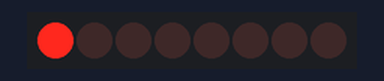
A sketch run on a simulated Arduino Uno, built with avr-gcc and run on an emulated ATmega328P. On the bench: 8 shift-register outputs drawn as a row of LEDs (first output left, lit = HIGH). Wiring (inferred from the names in the program): shift register (74HC595): data pin 12; shift clock pin 15; latch pin 13. Wiring (inferred from the signals the program sends): row of LEDs: on Q0, Q1, Q2, Q3, Q4, Q5, Q6, Q7.

Above: at 0.3 s.
At 5.1 s:
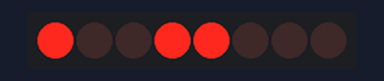
At 10.1 s:
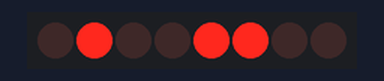
At 19.91 s:
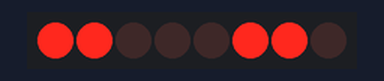
At 29.71 s:
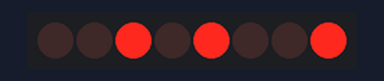
At 39.72 s:
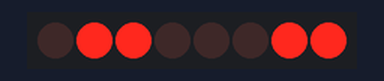
Timing chart, 0 to 40.0 s (numbered marks = the images above):
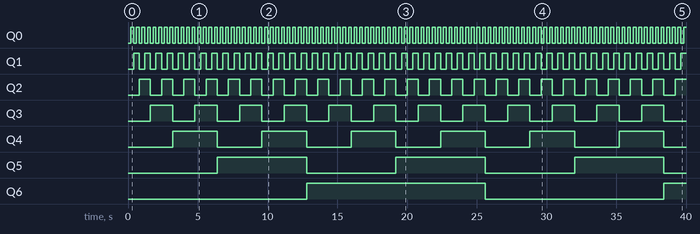

Measured:
- by itself, Q0: alternates HIGH for 0.20 s and LOW for 0.20 s
- by itself, Q1: alternates HIGH for 0.40 s and LOW for 0.40 s
- by itself, Q2: alternates HIGH for 0.80 s and LOW for 0.80 s
- by itself, Q3: alternates HIGH for 1.6 s and LOW for 1.6 s
- by itself, Q4: alternates HIGH for 3.2 s and LOW for 3.2 s
- by itself, Q5: alternates HIGH for 6.4 s and LOW for 6.4 s
- by itself, Q6: LOW → HIGH at 12.8 s, → LOW 12.8 s later, → HIGH 12.8 s later

The sketch:

74HC595_1.ino
```cpp
/* Demo program that used output shift register that counts in binary
 * Use of the D1 Mini
 * ESP8266 GPIO 12 D6 pin  6 - pin 14 74HC595 SER   (DATA)
 * ESP8266 GPIO 13 D7 pin  7 - pin 12 74HC595 RCLK  (LATCH)
 * ESP8266 GPIO 15 D8 pin 16 - pin 11 74HC595 SRCLK (CLOCK)
 * ESP8266 3V3        pin  8 - pin 10 74HC595 /SRCLR
 *                           - pin 16 74HC595 VCC
 * ESP8266 G          pin 15 - pin  8 74HC595 GND
 *                           - pin 13 74HC595 /OE
  *///

const int dataPin = 12;   //Outputs the byte to transfer
const int loadPin = 13;   //Controls the internal transference of data in SN74HC595 internal registers (LATCH)
const int clockPin = 15;  //Generates the clock signal to control the transference of data
const int pause = 200;
int counter = 0;

void setup() {

pinMode(dataPin, OUTPUT);
pinMode(loadPin, OUTPUT);
pinMode(clockPin, OUTPUT);

}

void loop()
{

  digitalWrite(loadPin, LOW);
  shiftOut(dataPin, clockPin, MSBFIRST, counter++);
  digitalWrite(loadPin, HIGH);
  delay(pause);
}
```
